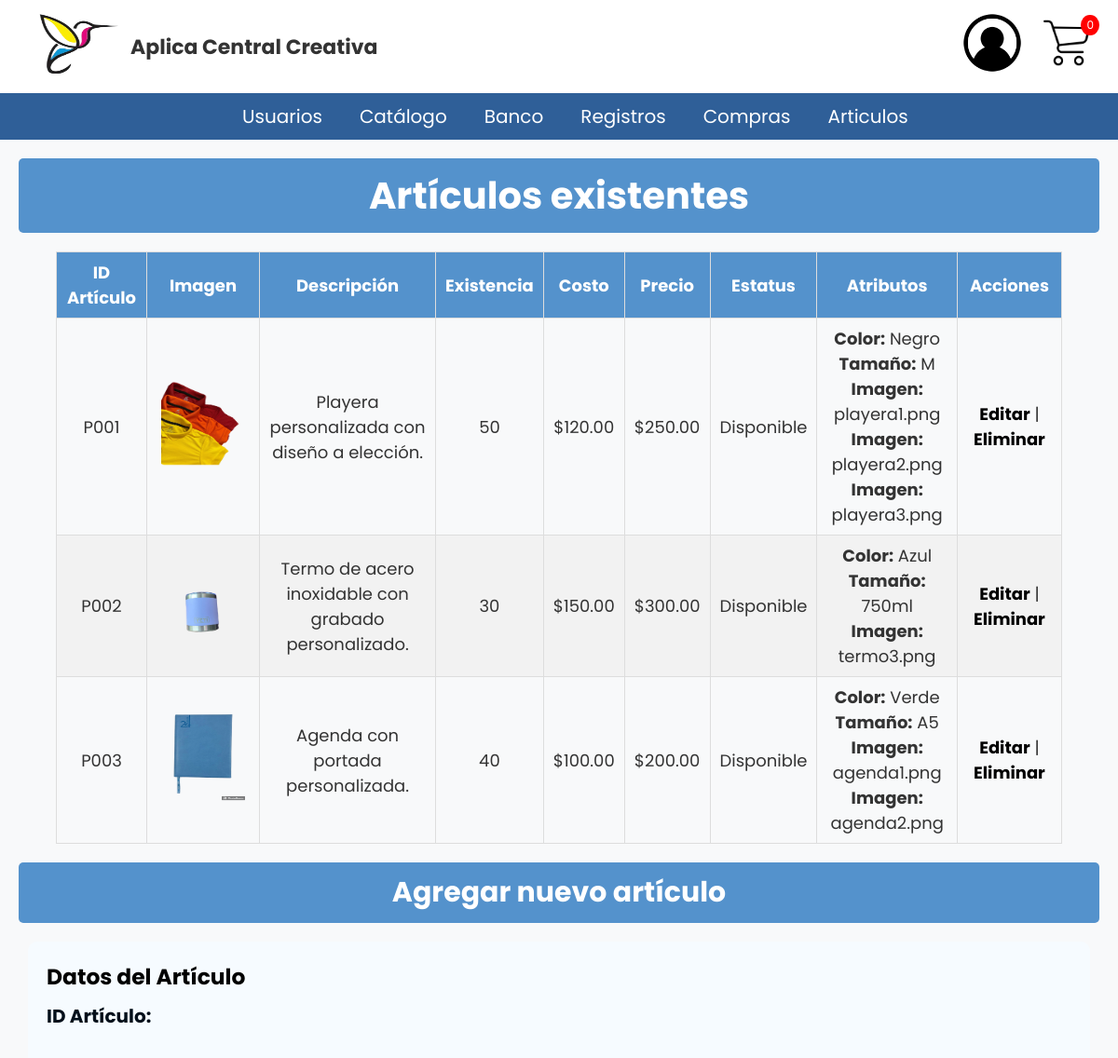
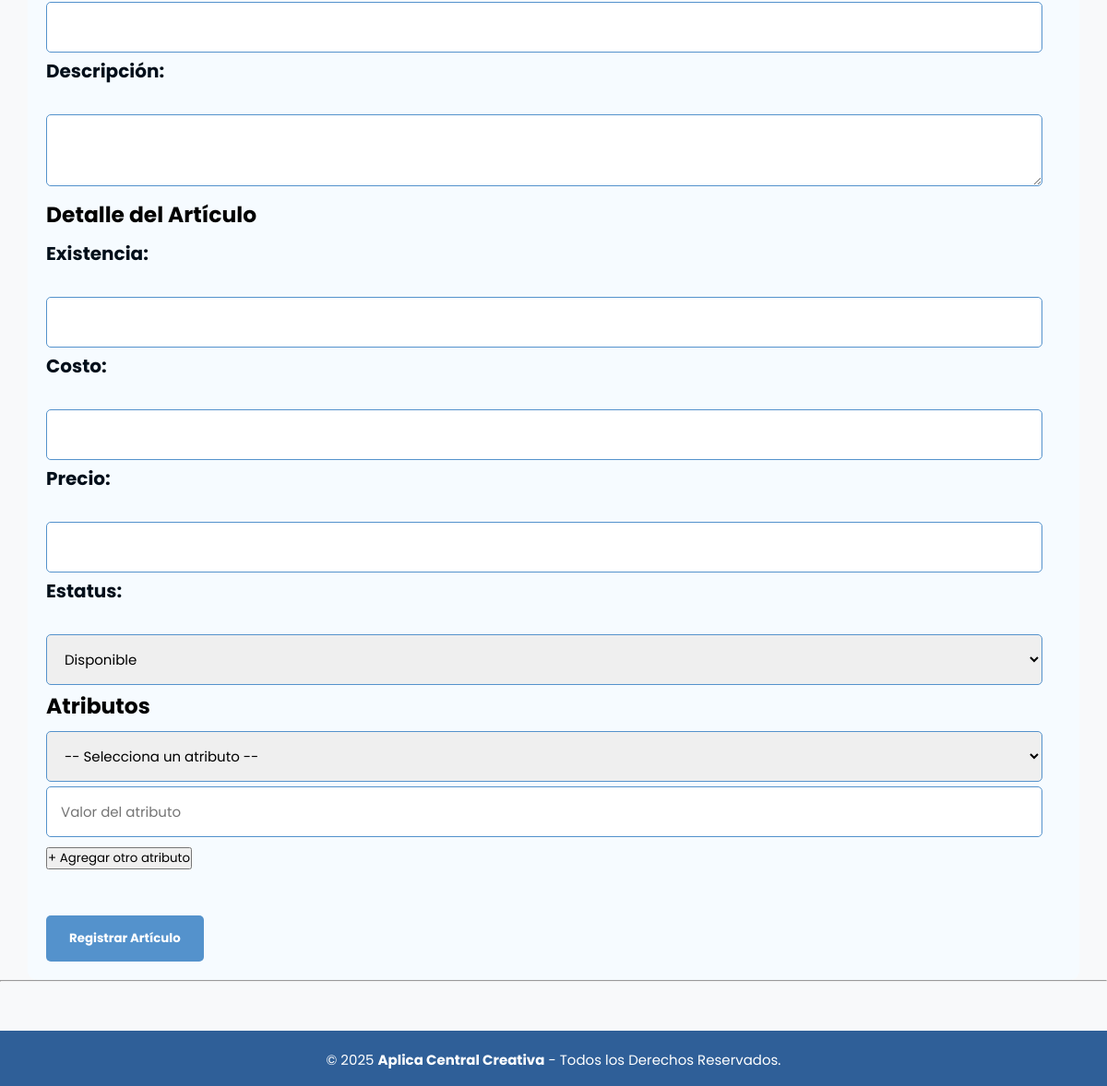
The app's page /Articulos/agregar_articulo.php (signed in) with its own data (2 pictures, top to bottom).
### tables this page shows
CREATE TABLE articulos(
id_articulo VARCHAR(5) NOT NULL PRIMARY KEY UNIQUE,
descripcion TEXT NOT NULL,
id_detalle_articulo INT NOT NULL,
CONSTRAINT fk_deta_art FOREIGN KEY (id_detalle_articulo) REFERENCES detalle_articulos(id_detalle_articulo)
);

CREATE TABLE detalle_articulos(
id_detalle_articulo INT NOT NULL PRIMARY KEY AUTO_INCREMENT,
existencia INT NOT NULL,
costo DECIMAL(6,2) NOT NULL,
precio DECIMAL(6,2) NOT NULL,
estatus ENUM('Disponible','No Disponible','Descontinuado') DEFAULT 'Disponible'
);

CREATE TABLE articulo_completo (
id_articulo_completo INT NOT NULL PRIMARY KEY AUTO_INCREMENT,    
id_articulo VARCHAR(5) NOT NULL,
id_atributo INT NOT NULL,
valor VARCHAR(100),
CONSTRAINT fk_art_com FOREIGN KEY (id_articulo) REFERENCES articulos(id_articulo),
CONSTRAINT fk_atri_com FOREIGN KEY (id_atributo) REFERENCES atributos(id_atributo)
);

CREATE TABLE atributos (
 
id_atributo INT AUTO_INCREMENT PRIMARY KEY,
nombre VARCHAR(100) NOT NULL
);

### Articulos/agregar_articulo.php (the view, shortened to what this page needs)
<?php
include('../BD/ConexionBD.php');
include('../Nav/header.php');
$articulos = [];
$sql_articulos = "SELECT a.*, d.existencia, d.costo, d.precio, d.estatus FROM articulos a
                  LEFT JOIN detalle_articulos d ON a.id_detalle_articulo = d.id_detalle_articulo";
$result_articulos = $conn->query($sql_articulos);
if ($result_articulos && $result_articulos->num_rows > 0) {
    while ($row = $result_articulos->fetch_assoc()) {
        $articulos[] = $row;
    }
}
$imagenes_articulo = [];
$sql_imagenes = "SELECT id_articulo, valor FROM articulo_completo ac
                 JOIN atributos at ON ac.id_atributo = at.id_atributo
                 WHERE at.nombre = 'Imagen'";
$result_imagenes = $conn->query($sql_imagenes);
if ($result_imagenes && $result_imagenes->num_rows > 0) {
    while ($row = $result_imagenes->fetch_assoc()) {
        $imagenes_articulo[$row['id_articulo']] = $row['valor'];
    }
}
$atributos_articulo = [];
$sql_attr_values = "SELECT ac.id_articulo, at.nombre AS atributo, ac.valor
                    FROM articulo_completo ac
                    JOIN atributos at ON ac.id_atributo = at.id_atributo";
$result_attr_values = $conn->query($sql_attr_values);
if ($result_attr_values && $result_attr_values->num_rows > 0) {
    while ($row = $result_attr_values->fetch_assoc()) {
        $id_articulo = $row['id_articulo'];
        if (!isset($atributos_articulo[$id_articulo])) {
            $atributos_articulo[$id_articulo] = [];
        }
        $atributos_articulo[$id_articulo][] = [
            'atributo' => $row['atributo'],
            'valor' => $row['valor']
        ];
    }
}
?>
<!DOCTYPE html>
<html lang="es">
<head>
</head>
<body>
<h1 class="titulo">Artículos existentes</h1>
<table border="1" cellpadding="8" class="tabla-articulos" style="width: 90%; margin: auto;">
    <thead>
        <tr>
            <th>ID Artículo</th>
            <th>Imagen</th>
            <th>Descripción</th>
            <th>Existencia</th>
            <th>Costo</th>
            <th>Precio</th>
            <th>Estatus</th>
            <th>Atributos</th>
            <th>Acciones</th>
        </tr>
    </thead>
    <tbody>
        <?php if (!empty($articulos)): ?>
            <?php foreach ($articulos as $articulo): ?>
                <tr>
                    <td><?= htmlspecialchars($articulo['id_articulo']) ?></td>
                    <td>
                        <?php if (!empty($imagenes_articulo[$articulo['id_articulo']])): ?>
                            <img src="../Imagenes/<?= htmlspecialchars($imagenes_articulo[$articulo['id_articulo']]) ?>" width="100" height="100">
                        <?php else: ?>
                            Sin imagen
                        <?php endif; ?>
                    </td>
                    <td><?= htmlspecialchars($articulo['descripcion']) ?></td>
                    <td><?= htmlspecialchars($articulo['existencia']) ?></td>
                    <td>$<?= number_format($articulo['costo'], 2) ?></td>
                    <td>$<?= number_format($articulo['precio'], 2) ?></td>
                    <td><?= htmlspecialchars($articulo['estatus']) ?></td>
                    <td>
    <?php if (!empty($atributos_articulo[$articulo['id_articulo']])): ?>
        <ul style="list-style: none; padding: 0;">
            <?php foreach ($atributos_articulo[$articulo['id_articulo']] as $attr): ?>
                <li><strong><?= htmlspecialchars($attr['atributo']) ?>:</strong> <?= htmlspecialchars($attr['valor']) ?></li>
            <?php endforeach; ?>
        </ul>
    <?php else: ?>
        Sin atributos
    <?php endif; ?>
</td>
<td>
    <a href="editar_articulo.php?id=<?= urlencode($articulo['id_articulo']) ?>" >Editar</a> |
    <a href="eliminar_articulo.php?id=<?= urlencode($articulo['id_articulo']) ?>" onclick="return confirm('¿Estás seguro de que deseas eliminar este artículo?');">Eliminar</a>
</td>
                </tr>
            <?php endforeach; ?>
        <?php else: ?>
            <tr><td colspan="6" style="text-align:center;">No hay artículos registrados.</td></tr>
        <?php endif; ?>
    </tbody>
</table>
<h2 class="titulo">Agregar nuevo artículo</h2>
<form action="registro_articulo.php" method="POST" enctype="multipart/form-data" class="form_reg_usuario">
    <h3>Datos del Artículo</h3>
    <label>ID Artículo:</label><br>
    <input type="text" name="id_articulo" required><br>
    <label>Descripción:</label><br>
    <textarea name="descripcion" required></textarea><br>
    <h3>Detalle del Artículo</h3>
    <label>Existencia:</label><br>
    <input type="number" name="existencia" required><br>
    <label>Costo:</label><br>
    <input type="number" step="0.01" name="costo" required><br>
    <label>Precio:</label><br>
    <input type="number" step="0.01" name="precio" required><br>
    <label>Estatus:</label><br>
    <select name="estatus" required>
        <option value="Disponible">Disponible</option>
    </select><br>
    <h3>Atributos</h3>
    <div id="atributos-container">
        <div class="atributo-group">
            <select name="atributos_id[]" required>
                <option value="">-- Selecciona un atributo --</option>
            </select>
            <input type="text" name="atributos_valor[]" placeholder="Valor del atributo" required>
        </div>
    </div>
    <button type="button" onclick="agregarAtributo()">+ Agregar otro atributo</button>
    <br><br>
    <input type="submit" value="Registrar Artículo">
</form>
<hr><br>
<?php include('../Nav/footer.php'); ?>
</body>
</html>

### CSS/cabecera.css (style rules this page uses)
html { font-size: 20px; overflow-y: auto; font-family: 'Poppins', sans-serif; }

### CSS/menu.css (style rules this page uses)
* { padding: 0px; margin: 0px; }
ul, ol { list-style: none; }

### CSS/tablas_boton.css (style rules this page uses)
.titulo { background-color: #5492cc; color: white; padding: 10px 20px; border: none; border-radius: 5px; cursor: pointer; font-family: 'Poppins', sans-serif; margin-left: 20px; margin-top: 20px; margin-right: 20px; }
a { text-decoration: underline; color: rgb(0, 0, 0); }

### CSS/formularios.css (style rules this page uses)
.titulo { background-color: #5492cc; color: white; padding: 10px 20px; border: none; border-radius: 5px; cursor: pointer; font-family: 'Poppins', sans-serif; margin-left: 20px; margin-top: 20px; margin-bottom: 20px; margin-right: 20px; }
* { font-family: 'Poppins', sans-serif; margin: 0; padding: 0; box-sizing: border-box; }
.form_reg_usuario { max-width: 100%; margin: 20px auto; padding: 20px; background-color: #f6fbff; border-radius: 10px; box-shadow: 0 0 10px rgba(70, 196, 255, 0); font-family: 'Poppins', sans-serif; max-width: 95%; margin-top: 20px; margin-bottom: 20px; margin: 0 auto; padding: 20px; }
.form_reg_usuario input[type="text"], .form_reg_usuario input[type="number"], .form_reg_usuario input[type="password"], .form_reg_usuario input[type="date"], .form_reg_usuario input[type="email"], .form_reg_usuario input[type="input"], .form_reg_usuario textarea { width: calc(100% - 20px); padding: 15px; margin-bottom: 5px; border: 1px solid #5492cc; border-radius: 5px; box-sizing: border-box; font-family: 'Poppins', sans-serif; font-size: 15px; }
.form_reg_usuario input[type="month"], .form_reg_usuario input[type="number"], .form_reg_usuario select { width: calc(100% - 20px); padding: 15px; margin-bottom: 5px; border: 1px solid #5492cc; border-radius: 5px; box-sizing: border-box; font-family: 'Poppins', sans-serif; font-size: 15px; }
.form_reg_usuario input[type="submit"] { background-color: #5492cc; color: white; padding: 15px 25px; border: none; border-radius: 5px; cursor: pointer; font-family: 'Poppins', sans-serif; margin-top: 20px; font-weight: bold; }
.form_reg_usuario label { display: block; margin-bottom: 2px; font-weight: bold; color: #030f1a; font-family: 'Poppins', sans-serif; font-size: 20px; }

### CSS/departamentos.css (style rules this page uses)
a { text-decoration: underline; color: purple; }

### CSS/cabecera2.css (style rules this page uses)
* { padding: 0px; margin: 0px; }
ul, ol { list-style: none; }
h1, h2 { color: #000000; }
table { width: 100%; margin-bottom: 20px; border-collapse: collapse; }
table, th, td { border: 1px solid #ddd; }
th, td { padding: 10px; text-align: left; }

### CSS/Carrito.css (style rules this page uses)
body { font-family: 'Segoe UI', Tahoma, Geneva, Verdana, sans-serif; background-color: #f4f4f9; color: #000000; }
h1 { text-align: center; margin-bottom: 30px; color: #000000; }
thead { background-color: #4a90e2; color: #fff; }
th, td { padding: 12px 15px; text-align: center; vertical-align: middle; }
tbody tr { border-bottom: 1px solid #eee; }

### CSS/direccion.css (style rules this page uses)
body { font-family: 'Segoe UI', Tahoma, Geneva, Verdana, sans-serif; background-color: #f4f4f9; color: #000000; }
h1 { text-align: center; margin-bottom: 30px; color: #000000; }
h3 { color: #000000; margin-bottom: 10px; }
label { display: block; margin-bottom: 10px; font-size: 20px; cursor: pointer; }

### CSS/Tarjetas.css (style rules this page uses)
table { width: 95%; margin: 0 auto 40px auto; border-collapse: collapse; font-family: Arial, sans-serif; }
table thead { background-color: #5492cc; color: white; }
table th, table td { padding: 8px 10px; border: 1px solid #ddd; text-align: center; font-size: 0.9rem; }
table tbody tr:nth-child(even) { background-color: #f2f2f2; }
table a { color: #000000; text-decoration: none; font-weight: bold; }

### CSS/confirmar_pedido.css (style rules this page uses)
body { font-family: 'Segoe UI', Tahoma, Geneva, Verdana, sans-serif; background-color: #f4f4f9; color: #000000; margin: 0; padding: 0; }
h1 { text-align: center; color: #000000; margin-top: 20px; }
h2 { text-align: left; color: #000000; margin-top: 20px; margin-left: 20px; }

### CSS/reporte_ventas.css (style rules this page uses)
body { font-family: Arial, sans-serif; background-color: #f8f9fa; color: #333; }
h2 { color: #2c3e50; text-align: center; margin-bottom: 30px; }

### records on screen
articulos: id_articulo "P001", shows a picture, descripcion "Playera personalizada con diseño a elección.", id_detalle_articulo.existencia "50", id_detalle_articulo.costo "120.00", id_detalle_articulo.precio "250.00", id_detalle_articulo.estatus "Disponible"
articulo_completo: id_atributo.nombre "Color", valor "Negro"
articulo_completo: id_atributo.nombre "Tamaño", valor "M"
articulo_completo: id_atributo.nombre "Imagen", valor "playera1.png"
articulo_completo: id_atributo.nombre "Imagen", valor "playera2.png"
articulo_completo: id_atributo.nombre "Imagen", valor "playera3.png"
articulos: id_articulo "P002", shows a picture, descripcion "Termo de acero inoxidable con grabado personalizado.", id_detalle_articulo.existencia "30", id_detalle_articulo.costo "150.00", id_detalle_articulo.precio "300.00", id_detalle_articulo.estatus "Disponible"
articulo_completo: id_atributo.nombre "Color", valor "Azul"
articulo_completo: id_atributo.nombre "Tamaño", valor "750ml"
articulo_completo: id_atributo.nombre "Imagen", valor "termo3.png"
articulos: id_articulo "P003", shows a picture, descripcion "Agenda con portada personalizada.", id_detalle_articulo.existencia "40", id_detalle_articulo.costo "100.00", id_detalle_articulo.precio "200.00", id_detalle_articulo.estatus "Disponible"
articulo_completo: id_atributo.nombre "Color", valor "Verde"
articulo_completo: id_atributo.nombre "Tamaño", valor "A5"
articulo_completo: id_atributo.nombre "Imagen", valor "agenda1.png"
articulo_completo: id_atributo.nombre "Imagen", valor "agenda2.png"

### other values on screen
$total_cantidad "0"
$nombre "Usuarios"
$nombre "Catálogo"
$nombre "Banco"
$nombre "Registros"
$nombre "Compras"
$nombre "Articulos"
